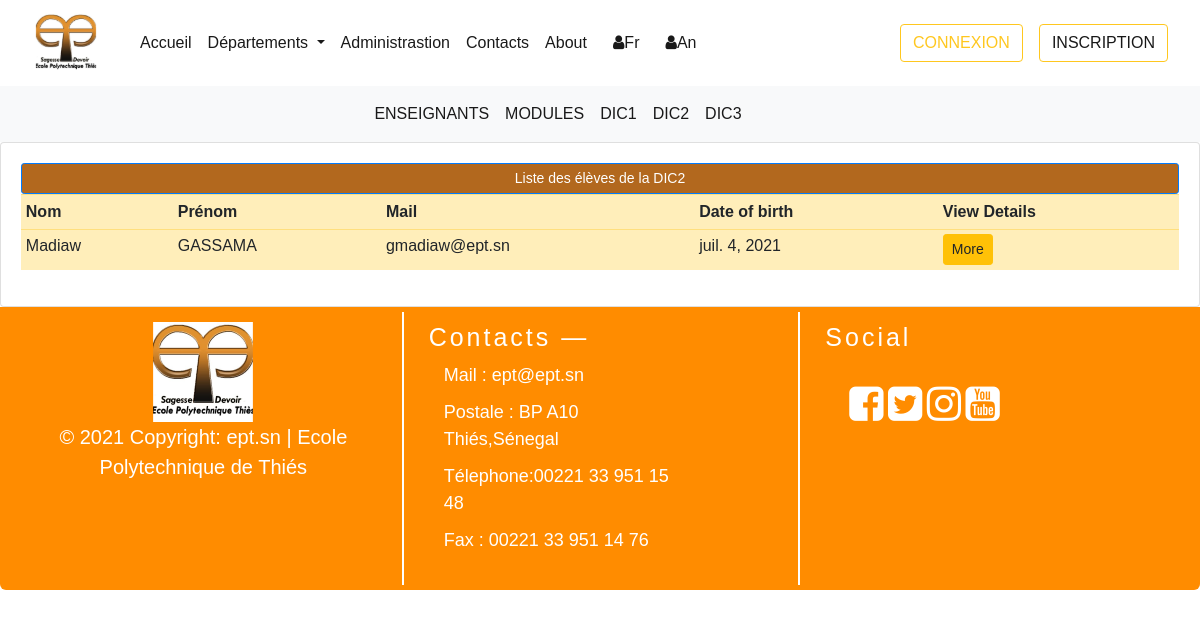
Screenshot of /fr/departements/meca/dic2 with the database file from the repository.
### departements/models.py (models this page shows, shortened)
class Utilisateur(models.Model):  # COMM0N
    first_name = models.CharField(max_length=300, null=True)
    last_name = models.CharField(max_length=300, null=True)
    mail_user =  models.EmailField(max_length=300, null= True)
    class Meta:
        abstract = True

class EtudiantModel(Utilisateur):  # STUDENT
    CATEGORY = (
            ('GIT', 'GIT'),
            ('GEM', 'GEM'),
            ('GC', 'GC'),
            ('AERO', 'AERO'),
            ('TC', 'TC')
        )
    LEVEL = (
            ('TC1', 'TC1'),
            ('TC2', 'TC2'),
            ('DIC1', 'DIC1'),
            ('DIC2', 'DIC2'),
            ('DIC3', 'DIC3')
        )
    date_of_birth = models.DateField(null=True)
    place_of_birth = models.CharField(max_length=300, null=True)
    depart = models.CharField(max_length = 200, null = True, choices = CATEGORY)
    ma_classe = models.CharField(max_length = 200, null = True, choices = LEVEL )
    class Meta :
        verbose_name = "Etudiant"

### departements/views.py (the view)
# urls.py: path("departements/meca/dic2", dic2_meca, name = "dic2_meca"),
def dic2_meca(request):
    students = EtudiantModel.objects.filter(ma_classe = 'DIC2').filter(depart = 'GEM')
    context = {'students': students, "classe" : "DIC2"}
    return render(request, "departements/dept_meca/dic2.html", context)

### templates/departements/dept_meca/dic2.html (shortened to what this page needs)
{% extends "home/base.html" %}
{% block content %}
{% include 'departements/dept_meca/menu_nav_dep_meca.html' %}
<div class="container">
    <div class="row">
        <div class="col-md-12">
            <div class="card card-body">
                <span class="btn btn-primary btn-sm btn-block" style="background-color:#b2681e;">Liste des élèves de la {{classe}} </span>
                <table class="table table-sm table-warning">
                    <tr>
                        <th>Nom</th>
                        <th>Prénom</th>
                        <th>Mail</th>
                        <th>Date of birth</th>
                        <th>View Details</th>
                    </tr>
                    {% for student in students %}
                        <tr>
                            <td>{{ student.first_name }}</td>
                            <td>{{ student.last_name |upper }}</td>
                            <td>{{ student.mail_user }}</td>
                            <td>{{ student.date_of_birth }}</td>
                            <td><a class="btn btn-sm btn-warning" href="{% url 'dic2meca_details' student.id %}">More</a></td>
                        </tr>
                    {% endfor%}
                </table>
            </div>
        </div>
    </div>
{% endblock %}

### templates/home/connexion.html (style rules this page uses)
body { font-family: Arial, Helvetica, sans-serif; }

### rows the page displays
EtudiantModel: ma_classe "DIC2", first_name "Madiaw", last_name "GASSAMA", mail_user "gmadiaw@ept.sn", date_of_birth "juil. 4, 2021"
